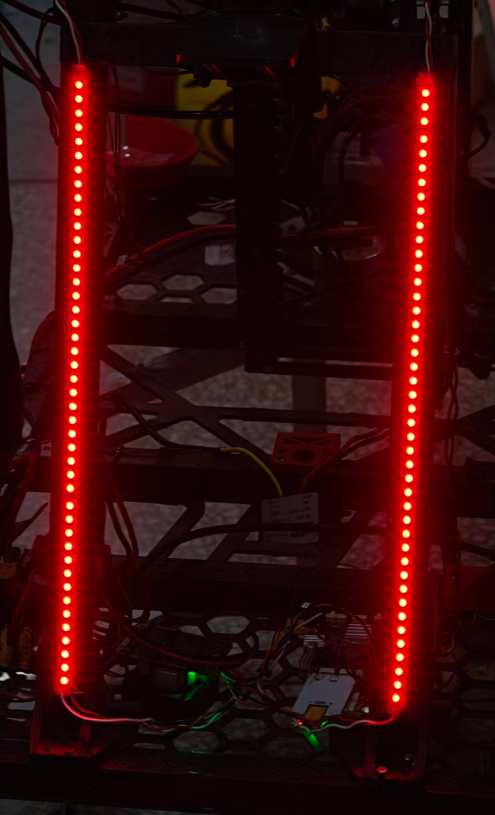
#> input picture test/test.jpg, 495 x 815 px
$ python -i image_process.py   (imports and definitions only)
#> lines starting #> are read from the running program, lines starting #| are printed output that depends on the picture; after the words box and inside, x2 and y2 are one past the last pixel; in counts of white or black regions, pixels touching at a corner belong together
#> further down, picture is the input picture: shape (815, 495, 3); mean B, G, R 10.4, 10.5, 54.1
import cv2
import math
import numpy as np

# ==================================================
# 灯带方向计算
# ==================================================

def get_long_side_angle(box):

    max_length = 0
    best_angle = 0

    for i in range(4):

        p1 = box[i]
        p2 = box[(i + 1) % 4]

        dx = p2[0] - p1[0]
        dy = p2[1] - p1[1]

        length = (dx ** 2 + dy ** 2) ** 0.5

        if length > max_length:

            max_length = length

            best_angle = math.degrees(
                math.atan2(dy, dx)
            )

    return best_angle

# ==================================================
# 角点排序
# ==================================================

def order_points(box):

    pts = np.asarray(box, dtype=np.float32)

    ordered = np.zeros((4, 2), dtype=np.float32)

    s = pts.sum(axis=1)
    d = np.diff(pts, axis=1).ravel()

    ordered[0] = pts[np.argmin(s)]   # TL
    ordered[1] = pts[np.argmin(d)]   # TR
    ordered[2] = pts[np.argmax(s)]   # BR
    ordered[3] = pts[np.argmax(d)]   # BL

    return ordered


# ==================================================
# 图像处理
# ==================================================

def process_image(img):

    # --------------------------------------------------
    # 1. BGR → HSV
    # --------------------------------------------------

    hsv = cv2.cvtColor(
        img,
        cv2.COLOR_BGR2HSV
    )
#> hsv: shape (815, 495, 3); mean H, S, V 88.9, 211.1, 54.3


    # --------------------------------------------------
    # 2. 颜色阈值
    # --------------------------------------------------

    lower = (0, 100, 100)
    upper = (20, 255, 255)

    mask = cv2.inRange(
        hsv,
        lower,
        upper
    )
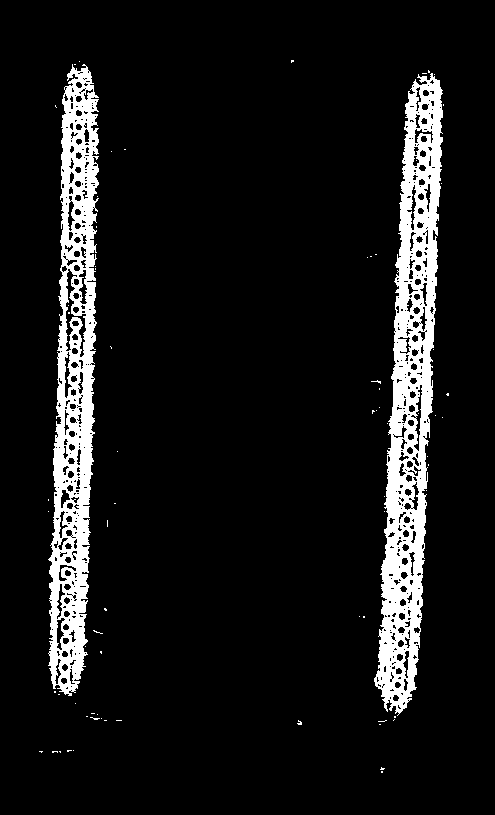
#> mask: shape (815, 495); 9.3% white; 73 white regions (71 under 20 px), largest, box (x1, y1, x2, y2) and area: (374, 73, 443, 716) 19900, (48, 64, 99, 696) 17173


    # --------------------------------------------------
    # 3. 形态学处理
    # --------------------------------------------------

    kernel = cv2.getStructuringElement(
        cv2.MORPH_RECT,
        (3, 42)
    )

    mask = cv2.morphologyEx(
        mask,
        cv2.MORPH_CLOSE,
        kernel
    )
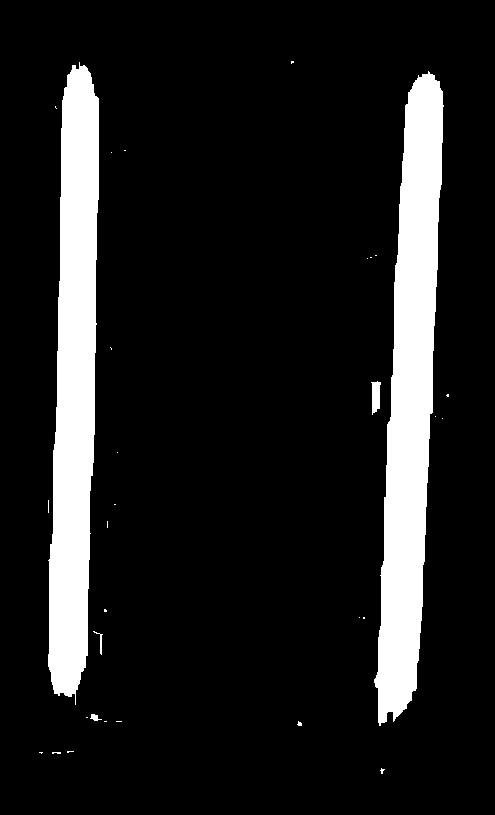
#> mask: shape (815, 495); 12.3% white; 31 white regions (26 under 20 px)


    # --------------------------------------------------
    # 4. 寻找轮廓
    # --------------------------------------------------

    contours, _ = cv2.findContours(
        mask,
        cv2.RETR_EXTERNAL,
        cv2.CHAIN_APPROX_SIMPLE
    )
#> contours = 31 contours, 26 with area under 20; largest, box (x1, y1, x2, y2) and area: (374, 71, 444, 726) 24985, (48, 62, 99, 705) 22662, (371, 381, 381, 415) 202, (90, 714, 102, 721) 31, (93, 631, 103, 655) 22


    # --------------------------------------------------
    # 5. 几何筛选
    # --------------------------------------------------

    candidates = []

    result = img.copy()

    for contour in contours:

        rect = cv2.minAreaRect(contour)

        (cx, cy), (w, h), angle = rect

        long_side = max(w, h)
        short_side = min(w, h)

        if short_side == 0:
            continue

        aspect_ratio = (
            long_side / short_side
        )


        # 长宽比筛选
        if aspect_ratio < 10:
            continue


        # 获取四个角点
        box = cv2.boxPoints(rect)
        box = order_points(box)

        candidate = {
            "contour": contour,
            "center": (cx, cy),
            "size": (w, h),
            "angle": angle,
            "aspect_ratio": aspect_ratio,
            "box": box
        }

        candidates.append(candidate)
#> this loop made 31 passes
#> (cx, cy, w, h, angle, long_side, short_side, aspect_ratio) on passes 1, 2, 4, 5, 9, 10, 13, 20, 21, 31: (381.5, 770.5, 4.92, 3.13, -63.43, 4.92, 3.13, 1.57), (56, 752.5, 1, 8, -90, 8, 1, 8), (70, 751.5, 1, 6, -90, 6, 1, 6), (299.4, 723.5, 3.79, 4.11, -71.57, 4.11, 3.79, 1.08), (95.65, 717.6, 5.69, 11.07, -71.57, 11.07, 5.69, 1.94), (100.3, 641.4, 7.67, 24.34, -17.65, 24.34, 7.67, 3.18), (105, 610, 2, 2, -90, 2, 2, 1), (447, 395, 2, 2, -90, 2, 2, 1), (376, 397.5, 9, 32.83, -1.79, 32.83, 9, 3.65), (292, 62, 2, 2, -90, 2, 2, 1)
#> (contour, cx, cy, w, h, angle, long_side, short_side) on passes 6, 7, 8, 14, 15, 16: ([[116, 721], [121, 721]], 118.5, 721, 0, 5, -90, 5, 0), ([[104, 721], [106, 721]], 105, 721, 0, 2, -90, 2, 0), ([[86, 717], [87, 717]], 86.5, 717, 0, 1, -90, 1, 0), ([[107, 521], [107, 527]], 107, 524, 6, 0, -90, 6, 0), ([[114, 504], [115, 504]], 114.5, 504, 0, 1, -90, 1, 0), ([[48, 500], [48, 512]], 48, 506, 12, 0, -90, 12, 0)
#> after the loop, candidates = 2 items


    # --------------------------------------------------
    # 6. 绘制所有候选灯带
    # --------------------------------------------------

    for i, candidate in enumerate(candidates):

        box = candidate["box"]
        box_int = box.astype(int)

        cx, cy = candidate["center"]


        # 绘制矩形
        cv2.drawContours(
            result,
            [box_int],
            0,
            (0, 0, 255),
            2
        )


        # 绘制中心
        cv2.circle(
            result,
            (int(cx), int(cy)),
            5,
            (255, 0, 0),
            -1
        )


        # 编号
        cv2.putText(
            result,
            f"LED {i}",
            (int(cx), int(cy)),
            cv2.FONT_HERSHEY_SIMPLEX,
            0.6,
            (0, 255, 255),
            2
        )


        # 角点
        for px, py in box_int:

            cv2.circle(
                result,
                (px, py),
                4,
                (0, 255, 255),
                -1
            )
#> this loop made 2 passes
#> (box_int, cx, cy) on pass 1: ([[404, 69], [449, 72], [416, 726], [371, 724]], 410.4, 398.3)
#> (box, box_int, cx, cy) on pass 2: ([[63, 61.52], [105.2, 62.79], [85.87, 704.3], [43.7, 703.1]], [[63, 61], [105, 62], [85, 704], [43, 703]], 74.43, 382.9)
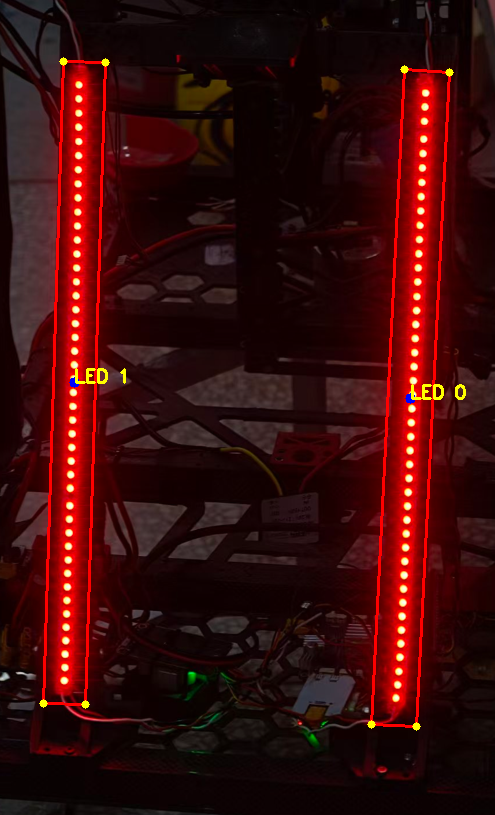
#> result: shape (815, 495, 3); 2.3% of pixels changed, all inside (x1, y1, x2, y2) = (39, 57, 466, 731)


    # ==================================================
    # 7. 目标几何信息
    # ==================================================

    target_geometry = None


    if len(candidates) >= 2:

        # 按图像 x 坐标排序，保证 led1 在左、led2 在右
        led1, led2 = sorted(
            candidates[:2],
            key=lambda c: c["center"][0]
        )
#> led1 = {'contour': contour of 146 points, box (x1, y1, x2, y2) (48, 62, 99, 705), area 22662, 'center': (74.43, 382.9), 'size': (641.8, 42.19), 'angle': -88.28, 'aspect_ratio': 15.21, 'box': [[63, 61.52], [105.2, 62.79], [85.87, 704.3], [43.7, 703.1]]}; led2 = {'contour': contour of 196 points, box (x1, y1, x2, y2) (374, 71, 444, 726), area 24985, 'center': (410.4, 398.3), 'size': (655.6, 44.49), 'angle': -87.12, 'aspect_ratio': 14.74, 'box': [[404.7, 69.83], [449.1, 72.06], [416.1, 726.9], [371.7, 724.6]]}


        # --------------------------------------------------
        # 两条灯带中心
        # --------------------------------------------------

        cx1, cy1 = led1["center"]
#> cx1 = 74.43; cy1 = 382.9
        cx2, cy2 = led2["center"]
#> cx2 = 410.4; cy2 = 398.3


        # --------------------------------------------------
        # 目标中心
        # --------------------------------------------------

        target_cx = (
            cx1 + cx2
        ) / 2
#> target_cx = 242.4

        target_cy = (
            cy1 + cy2
        ) / 2
#> target_cy = 390.6


        # --------------------------------------------------
        # 两灯带中心距离
        # --------------------------------------------------

        dx = cx2 - cx1
#> dx = 336
        dy = cy2 - cy1
#> dy = 15.43

        center_distance = (
            dx ** 2 + dy ** 2
        ) ** 0.5
#> center_distance = 336.3


        # --------------------------------------------------
        # 灯带方向
        # --------------------------------------------------

        led1_angle = get_long_side_angle(
            led1["box"]
        )
#> the loop in get_long_side_angle, `for i in range(4): ` made 4 passes
#> (p1, p2, dx, dy, length, max_length, best_angle) on passes 1, 2, 4: ([63, 61.52], [105.2, 62.79], 42.17, 1.27, 42.19, 42.19, 1.72), ([105.2, 62.79], [85.87, 704.3], -19.31, 641.5, 641.8, 641.8, 91.72), ([43.7, 703.1], [63, 61.52], 19.31, -641.5, 641.8, 641.8, -88.28)
#> (p1, p2, dx, dy, length) on pass 3: ([85.87, 704.3], [43.7, 703.1], -42.17, -1.27, 42.19)
#> after the loop in get_long_side_angle, `for i in range(4):`: best_angle = -88.28; max_length = 641.8
#> led1_angle = -88.28

        led2_angle = get_long_side_angle(
            led2["box"]
        )
#> the loop in get_long_side_angle (call 2), `for i in range(4): ` made 4 passes
#> (p1, p2, dx, dy, length, max_length, best_angle) on passes 1 to 2: ([404.7, 69.83], [449.1, 72.06], 44.44, 2.24, 44.49, 44.49, 2.88), ([449.1, 72.06], [416.1, 726.9], -32.99, 654.8, 655.6, 655.6, 92.88)
#> (p1, p2, dx, dy, length) on passes 3 to 4: ([416.1, 726.9], [371.7, 724.6], -44.44, -2.24, 44.49), ([371.7, 724.6], [404.7, 69.83], 32.99, -654.8, 655.6)
#> led2_angle = 92.88

        target_angle = (
            led1_angle + led2_angle
        ) / 2
#> target_angle = 2.3


        # --------------------------------------------------
        # 绘制目标中心
        # --------------------------------------------------

        cv2.circle(
            result,
            (
                int(target_cx),
                int(target_cy)
            ),
            8,
            (0, 255, 0),
            -1
        )

        cv2.putText(
            result,
            "TARGET",
            (
                int(target_cx) + 10,
                int(target_cy)
            ),
            cv2.FONT_HERSHEY_SIMPLEX,
            0.6,
            (0, 255, 0),
            2
        )


        # --------------------------------------------------
        # 绘制两灯带中心连线
        # --------------------------------------------------

        cv2.line(
            result,
            (
                int(cx1),
                int(cy1)
            ),
            (
                int(cx2),
                int(cy2)
            ),
            (255, 0, 255),
            2
        )


        # --------------------------------------------------
        # 实时显示数据
        # --------------------------------------------------

        cv2.putText(
            result,
            f"Center: ({target_cx:.1f}, {target_cy:.1f})",
            (20, 30),
            cv2.FONT_HERSHEY_SIMPLEX,
            0.6,
            (0, 255, 0),
            2
        )

        cv2.putText(
            result,
            f"Distance: {center_distance:.1f} px",
            (20, 55),
            cv2.FONT_HERSHEY_SIMPLEX,
            0.6,
            (0, 255, 0),
            2
        )

        cv2.putText(
            result,
            f"Angle: {target_angle:.1f} deg",
            (20, 80),
            cv2.FONT_HERSHEY_SIMPLEX,
            0.6,
            (0, 255, 0),
            2
        )
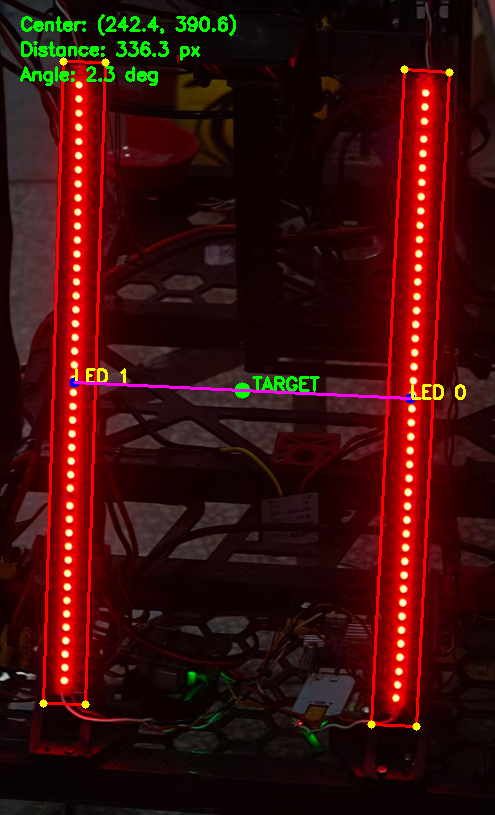
#> result: shape (815, 495, 3); mean B, G, R 10.8, 13.5, 57.9


        # --------------------------------------------------
        # 保存目标几何信息
        # --------------------------------------------------

        target_geometry = {
            "center": (target_cx, target_cy),
            "distance": center_distance,
            "angle": target_angle,
            "led1": led1,
            "led2": led2
        }


    return result, mask, target_geometry

>>> import cv2
>>> picture = cv2.imread('test/test.jpg')
>>> result = process_image(picture)
